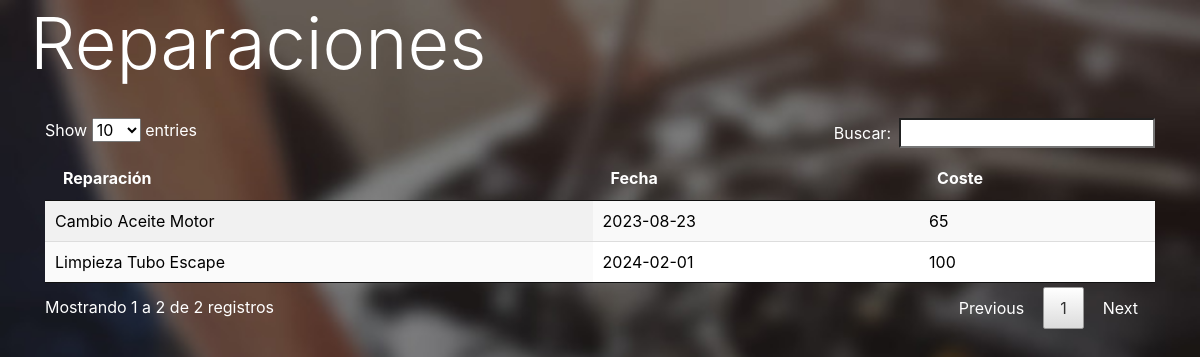
/reparaciones.php?id=12, run on the app's committed database.
### tables this page shows
CREATE TABLE `reparaciones` (
  `id_reparacion` int(5) NOT NULL,
  `id_coche` int(5) NOT NULL,
  `id_pieza` int(5) NOT NULL,
  `Nombre_pieza` varchar(50) NOT NULL,
  `fecha` date NOT NULL,
  `coste` int(6) NOT NULL
);

### reparaciones.php (the view, shortened to what this page needs)
<?php
require 'conexion.php';
$id=$_GET['id'];
$sql = "SELECT * FROM reparaciones where id_coche='$id'";
$resultado = $mysqli->query($sql);
?>
<!doctype html>
<html lang="es">
	<head>
		<link rel="stylesheet" href="css/bootstrap.min.css">
		<link rel="stylesheet" href="css/jquery.dataTables.min.css">
	</head>
	<body>
		<div class="container">
			<div class="row">
				<h1 class="display-3">Reparaciones</h1>
			</div>
			<br>
			<table id="tabla" class="display" style="width:100%">
				<thead>
					<tr>
						<th>Reparación</th>
						<th>Fecha</th>
						<th>Coste</th>
					</tr>
				</thead>
				<tbody>
					<?php
					 while($fila =$resultado->fetch_assoc()){
						 echo "<tr>";
							 echo "<td>$fila[Nombre_pieza]</td>";
							 echo "<td>$fila[fecha]</td>";
							 echo "<td>$fila[coste]</td>";
						 echo "</tr>";
					 }
					?>
				</tbody>
			</table>
		</div>
</body>
</html>

### reparaciones.php (style rules this page uses)
tbody { color:black; }
th, h1 { color: white; }
body { background-image: url("imagenes/fondo.jpg"); background-repeat: no-repeat; background-size: cover; }

### data on the page
reparaciones: Nombre_pieza "Limpieza Tubo Escape", fecha "2024-02-01", coste "100"
reparaciones: Nombre_pieza "Cambio Aceite Motor", fecha "2023-08-23", coste "65"
